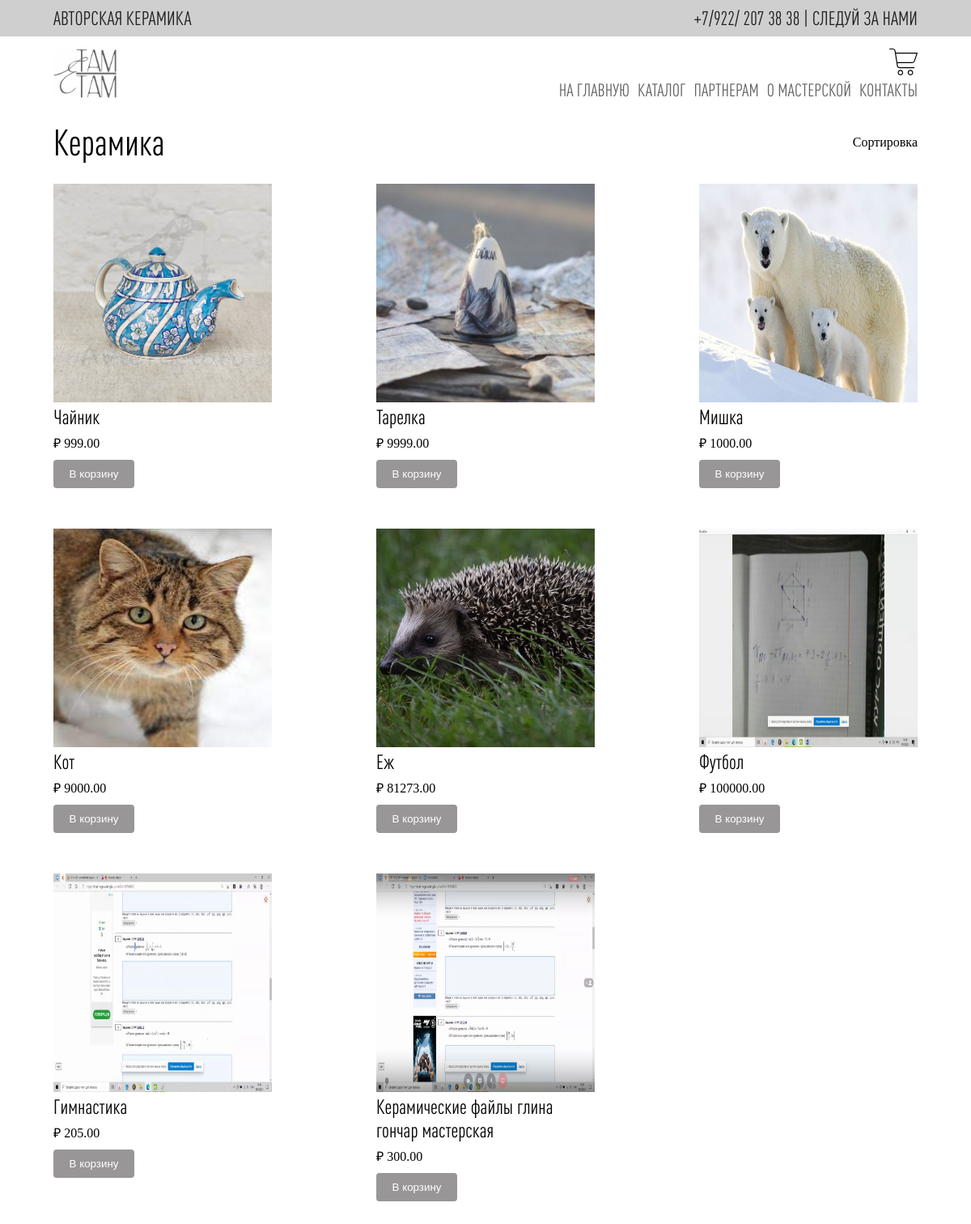
Before: /catalog/category/ceramic/ with the older database file.
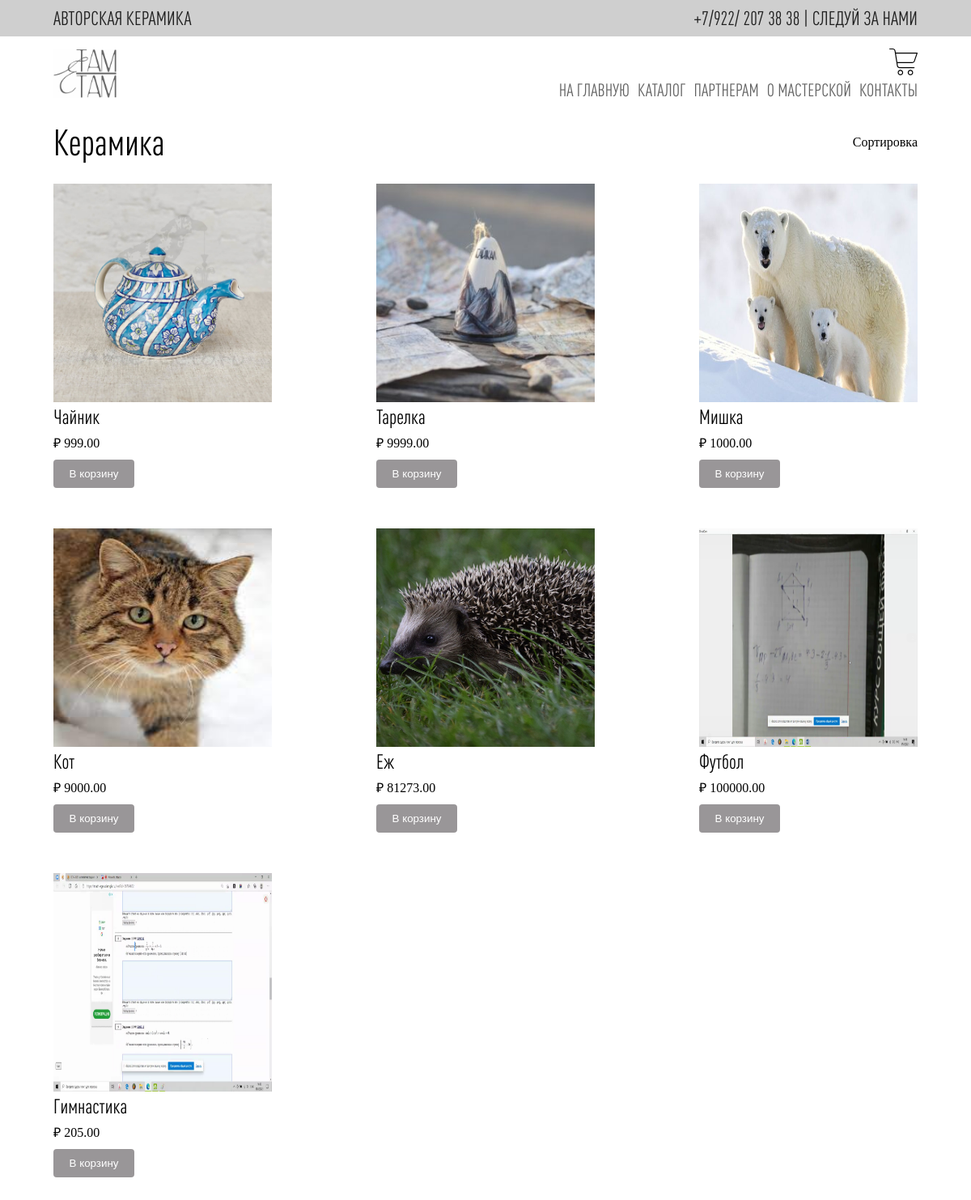
After: the same page with the newer database file.
### catalog/models.py (models this page shows, shortened)
class Product(models.Model):
    category = models.ForeignKey(Category, verbose_name='Категория', on_delete=models.CASCADE)
    image = models.ImageField(upload_to='catalog/images', verbose_name='Изображение товара', null=True)
    title = models.CharField(max_length=250, verbose_name='Имя товара')
    size = models.CharField(max_length=250, verbose_name='Размеры товара', null=True)
    descriprion = models.TextField(verbose_name='Описание товара', null=True)
    price = models.DecimalField(max_digits=9, decimal_places=2, verbose_name='Цена')
    slug = models.SlugField(unique=True, verbose_name='Текст для ссылки (введите название товара на английском)')

### catalog/views.py (the view)
# urls.py: path('category/<str:slug>/', views.category_detail, name='category_detail'),
def category_detail(requset, slug):
    category = get_object_or_404(Category, slug=slug)
    products = Product.objects.order_by()
    context = {'products' : products, 'category' : category, 'cart_product_form': cart_product_form}
    return render(requset, 'catalog/category_detail.html', context)

### main/forms.py
class CartForm(forms.Form):
    email = forms.CharField(label='Email', widget=forms.TextInput(attrs={'class' : 'input-info', 'type' : 'email', 'autocomplete' : 'off'}))
    number = forms.CharField(label='Номер', widget=forms.TextInput(attrs={'class' : 'input-info', 'type' : 'tel'}))
    gift_sertificate = forms.CharField(label='Есть подарочный сертификат?', widget=forms.TextInput(attrs={'class' : 'input-info'}))
    city = forms.CharField(label='Город', widget=forms.TextInput(attrs={'class' : 'input-info'}))
    type_dost = forms.NullBooleanField(label='Доставка', widget=forms.CheckboxInput(attrs={'class' : 'xz'}))
    name_of_user = forms.CharField(label='Получатель (ФИО полностью)', widget=forms.TextInput(attrs={'class' : 'input-info'}))
    street = forms.CharField(label='Улица', widget=forms.TextInput(attrs={'class' : 'input-info'}))
    house = forms.CharField(label='Дом', widget=forms.TextInput(attrs={'class' : 'input-home-room'}))
    room = forms.CharField(label='Квартира/офис', widget=forms.TextInput(attrs={'class' : 'input-home-room'}))
    commit = forms.CharField(required=False ,label='Комментарий к заказу', widget=forms.Textarea(attrs={'class' : 'input-commit'}))

### catalog/templates/catalog/category_detail.html (shortened to what this page needs)
{% extends 'main/base.html' %}
{% block content %}
    <div class="product">
        <div class="name-sort-block">
            <h1>{{ category.name }}</h1>
            <div class="sort">Сортировка</div>
        </div>
        <div class="products">
                {% for product in products %}
                    {% if category.name == product.category.name %}
                        <div class="product-item">
                            <a href="{% url 'catalog:product_detail' product.slug %}"><img src="{{ product.image.url }}" alt="" class="product-img" height="270" width="270"></a>
                            <h3 class="product-title">{{ product.title }}</h3>
                            <p class='product-price'>₽ {{ product.price }}</p>
                            <form action="{% url 'cart:cart_add' product.id %}" method="post">
                                <input type="submit" value="В корзину" class="add-to-cart">
                            </form>
                        </div>
                    {% endif %}
                {% endfor %}
        </div>
    </div>
{% endblock %}

Changed rows visible on the page:
removed Product: image (picture), title "Керамические файлы глина гончар мастерская", price "300.00"
